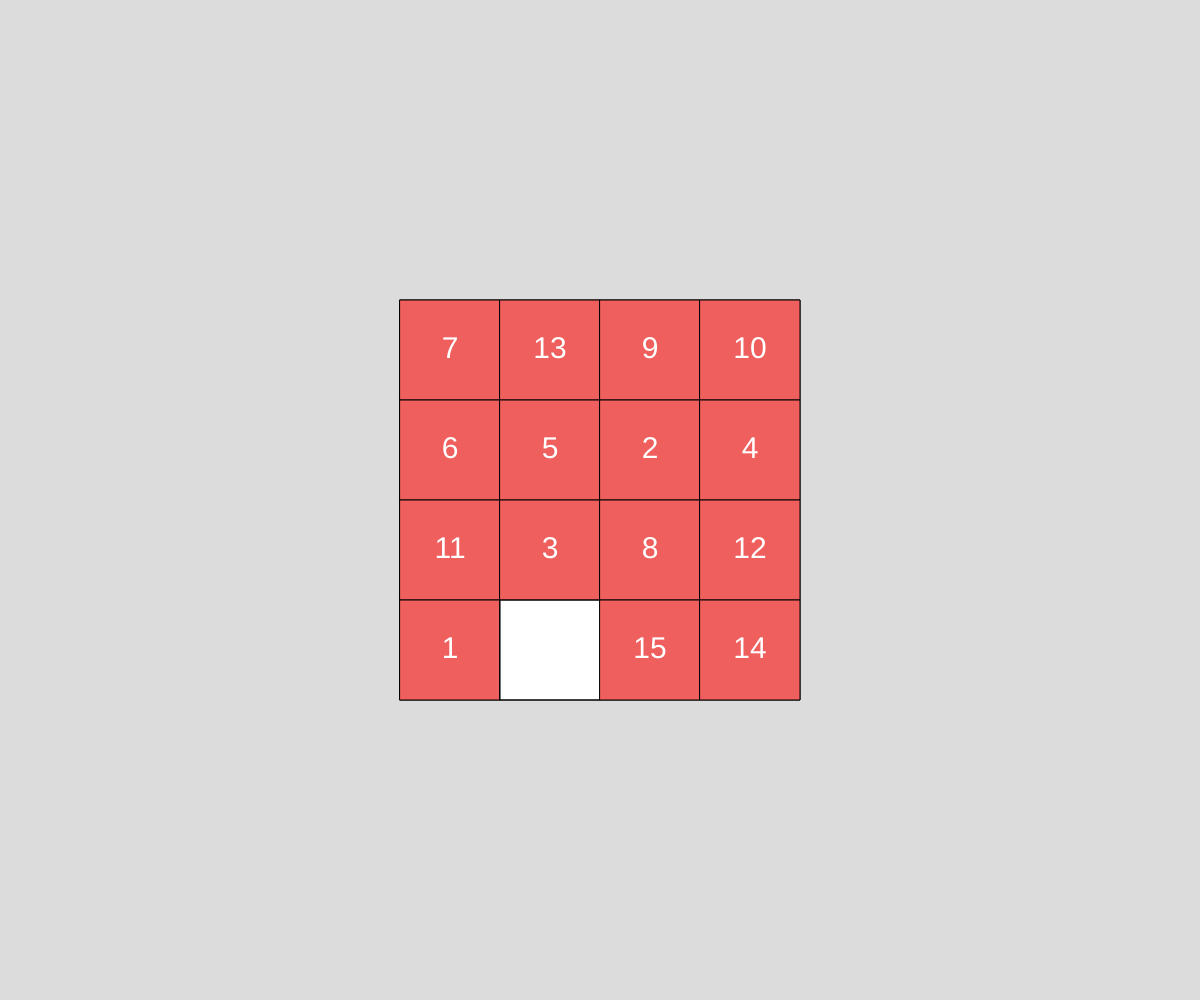
Frame 1 (no input)
Frame 60 (no input): identical to frame 1, image omitted
Frame 120 (the mouse pressed at the canvas centre since frame 60): identical to frame 1, image omitted

The p5.js sketch that drew this single still picture (run headless with seeded random() and noise() and a simulated clock; from frame 60 on, the mouse is pressed at the canvas centre):

// p5.js sketch
// ── sketch.js
class Board{
    constructor(n){
        var numbers = generateRandomArray(n);
        this.board = [];
        //  populate board with numbers
        for(var i = 0; i < n; i++){
            var row = [];
            for(var j = 0; j < n; j++){
                if (numbers[i * n + j] == 0){
                    // keep track of the position of the blank tile
                    this.zeroX = j;
                    this.zeroY = i;
                }
                row.push(numbers[i * n + j]);
            }
            this.board.push(row);
        }
    }

    // check to see if you clicked on a valid tile
    checkTiles(x, y){
        if(this.zeroX == x){
            this.moveVertical(x, y)
            return;
        }
        if(this.zeroY == y){
            this.moveHorizontal(x, y)
            return;
        }
        return;
    }

    moveVertical(x, y){
        // create array of vertical nums
        var tmp = []
        for(var i = 0; i < this.board.length; i++){
            tmp.push(this.board[i][x]);
        }
        tmp.splice(this.zeroY, 1);
        tmp.splice(y, 0, 0);
        this.zeroY = y;
        for(var i = 0; i < this.board.length; i++){
            this.board[i].splice(x, 1, tmp[i])
        }
    }

    moveHorizontal(x, y){
        // remove the blank from the array
        this.board[y].splice(this.zeroX, 1);
        // add it back, moving the tile and all the others around in the array
        this.board[y].splice(x, 0, 0);
        this.zeroX = x;
        return;
    }

}
var n = 4;
var b = new Board(n);
var tileColor;

function setup() {
    createCanvas(windowWidth, windowHeight);
    rectMode(CENTER);
    tileColor = color('#ef5f5d');
    textAlign(CENTER, CENTER);
    textSize(30);
}

function draw() {
    background(220);
    // box containing the whole puzzle
    fill("white")
    rect(width / 2, height / 2, 400, 400);
    for(var i = 0; i < n; i++){
        for(var j = 0; j < n; j++){
            if(b.board[i][j] == 0){
                noFill();
                rect(calc_x(j), calc_y(i), 100, 100);
            }
            else{
                fill(tileColor);
                rect(calc_x(j), calc_y(i), 100, 100);
                fill("white");

                text(b.board[i][j], calc_x(j), calc_y(i), 100, 100);
            }
        }
    }
}

// populates with 0 - 16 in a random order
function generateRandomArray(n){
    for (var a=[],i=0;i<(n*n);++i) a[i]=i;
    var tmp, current, top = a.length;
    if(top) while(--top) {
        current = Math.floor(Math.random() * (top + 1));
        tmp = a[current];
        a[current] = a[top];
        a[top] = tmp;
    }
    return a;
}

// returns canvas position based on grid coordinates
function calc_x(j){
    return (j * 100 + 50) + (width / 2 - 200);
}

function calc_y(i){
    return (i * 100 + 50) + (height / 2 - 200);
}

// returns grid coordinates based on mouse position
function reverse_calc_x(x){
    return floor((x - width / 2 + 200) / 100);
}

function reverse_calc_y(y){
    return floor((y - height / 2 + 200) / 100);
}

// when the mouse is clicked, check which tile it's on
function mousePressed(){
    b.checkTiles(reverse_calc_x(mouseX), reverse_calc_y(mouseY));
    return;
}
